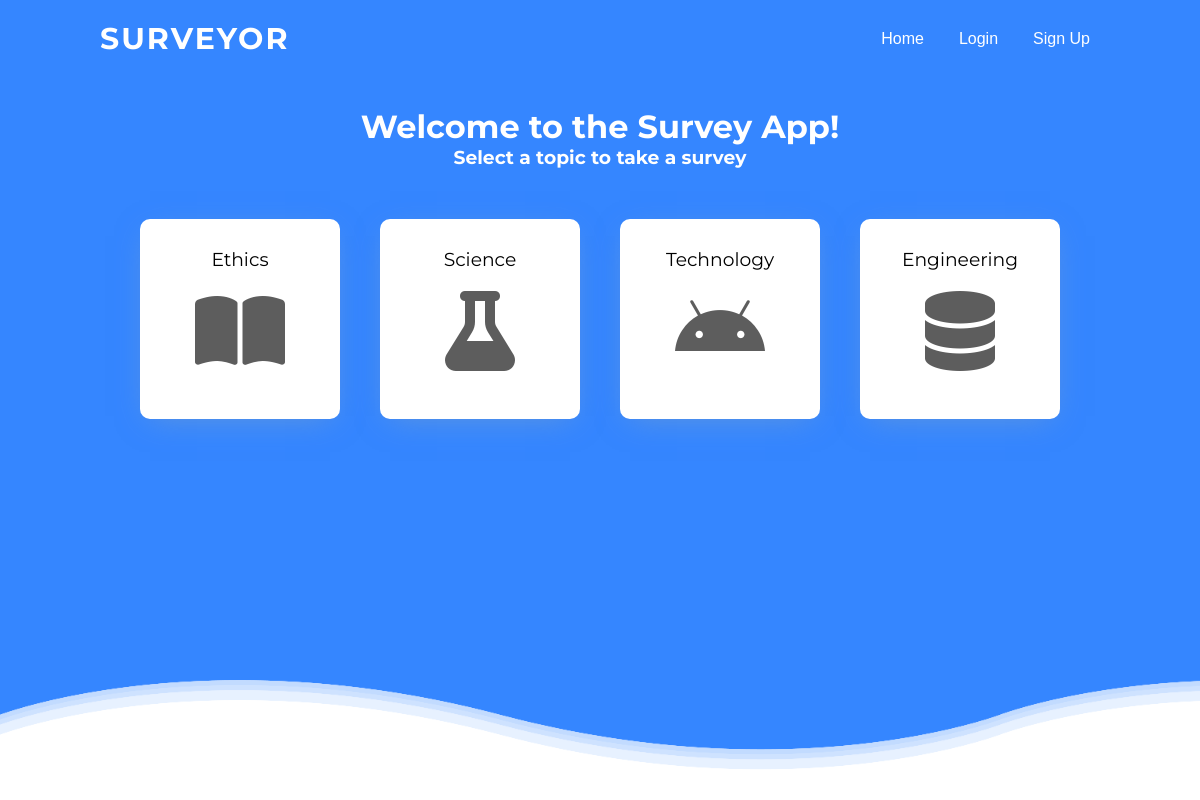
The page / on the database its author committed.
### surveyapp/models.py (models this page shows, shortened)
class Category(models.Model):
    category_name = models.CharField(max_length=200)
    icon = models.CharField(max_length=100, null=True)
    users = models.CharField(max_length=500, default="")

### surveyapp/views.py (the view)
# urls.py: path("", views.index, name = "index"),
def index(request):
    categories = Category.objects.all()
    return render(request, "surveyapp/index.html", {"categories": categories})

### surveyapp/templates/surveyapp/index.html (shortened to what this page needs)
{% extends "surveyapp/base.html" %}
{% block body %}
<div class="title">
  <h1>Welcome to the Survey App!</h1>
  <h3>Select a topic to take a survey</h3>
</div>
<div class="category-container">
  {% for c in categories %}
  <a href="{% url 'surveys' c.id %}">
    <div class="categories">
      <h3>{{c.category_name}}</h3>
      <i class="icon {{c.icon}} fa-5x"></i>
    </div>
  </a>
  {% endfor %}
</div>
<section>
  <div class="wave wave1"></div>
</section>
{% endblock %}

### surveyapp/static/css/styles.css (style rules this page uses)
* { margin: 0; padding: 0; }
body { font-family: Montserrat; background-color: #3586ff; }
a { text-decoration: none; color: black; }
.title { text-align: center; color: white; padding: 30px 0 30px 0; }
.category-container { display: flex; flex-wrap: wrap; flex-direction: row-reverse; margin: auto 100px; justify-content: center; text-align: center; }
.categories { display: flex; flex-direction: column; justify-content: center; width: 200px; margin: 20px; height: 200px; background-color: white; box-shadow: 0 7px 30px -10px rgba(150, 170, 180, 0.5); border-radius: 10px; }
.categories h3 { font-weight: 400; }
.icon { padding: 20px; color: #5D5D5D; }
.wave { position: absolute; bottom: 0; left: 0; width: 100%; height: 100px; background: url("/static/images/wave.png"); background-size: 1000px 100px; }
.wave1 { animation: animate 20s linear infinite; z-index: 10; opacity: 1; animation-delay: 0s; bottom: 0; }

### rows shown on the page
Category: category_name "Engineering"
Category: category_name "Technology"
Category: category_name "Science"
Category: category_name "Ethics"
